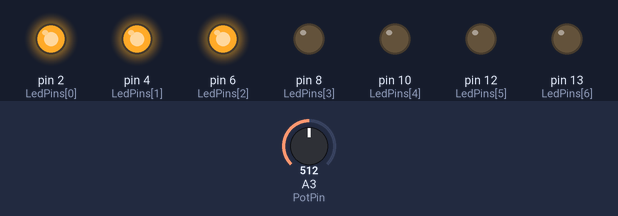
Recording of a sketch running on a simulated Arduino Uno, built with avr-gcc and run on an emulated ATmega328P. Parts: output pins drawn as LEDs (lit = HIGH). The inputs (shaded band) are chosen by the test bench; at power-on: A3 (PotPin) = 512.

Above: at 1.2 s.
1.3 s: A3 (PotPin) set to 568
2.8 s: A3 (PotPin) set to 601
At 3.8 s:
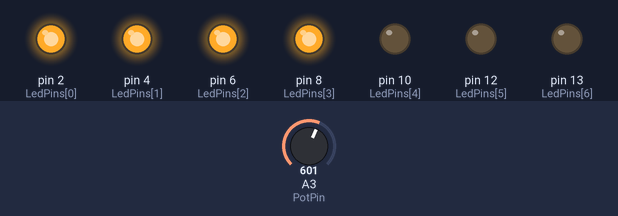
4.3 s: A3 (PotPin) set to 306
At 5.2 s:
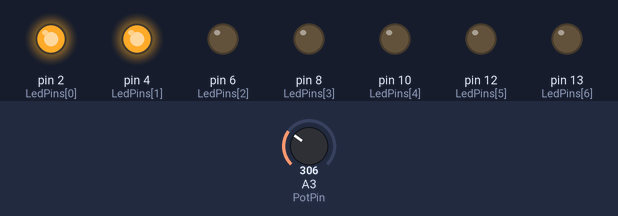
5.8 s: A3 (PotPin) set to 274
At 6.6 s:
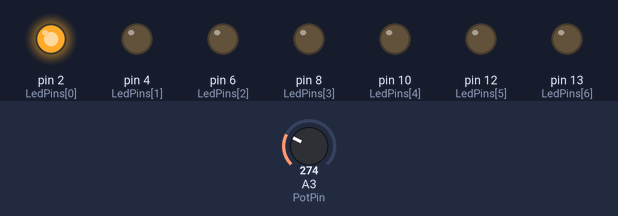
7.3 s: A3 (PotPin) set to 155
8.8 s: A3 (PotPin) set to 138
At 9.3 s:
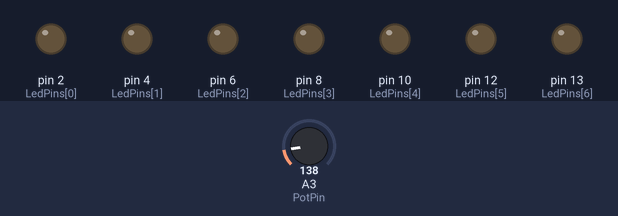
Timing chart, 0 to 11.3 s (numbered marks = the images above; inputs shaded):
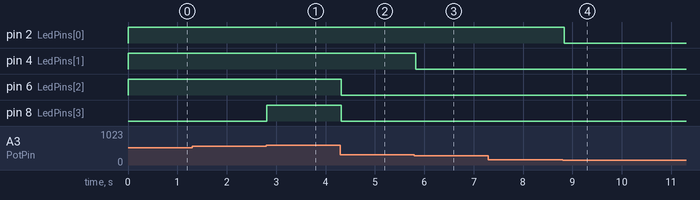

Measured:
- the behaviour switches between 584 and 585 on A3 (PotPin) (found by bisection; images 0 and 1)
- the behaviour switches between 293 and 292 on A3 (PotPin) (found by bisection; images 2 and 3)
- the behaviour switches between 147 and 146 on A3 (PotPin) (found by bisection; images 3 and 4)
- after the input at 1.3 s, every drawn part: stays the same
- after the input at 2.8 s, pin 8 (LedPins[3]): LOW → HIGH at once
- after the input at 4.3 s, pin 6 (LedPins[2]), pin 8 (LedPins[3]): HIGH → LOW at once
- after the input at 5.8 s, pin 4 (LedPins[1]): HIGH → LOW at once
- after the input at 7.3 s, every drawn part: stays the same
- after the input at 8.8 s, pin 2 (LedPins[0]): HIGH → LOW at once

The sketch:

sketch_may8a.ino
```cpp
const int PotPin = A3; // Pin voor de potentiometer
const int LedPins[] = {2, 4, 6, 8, 10, 12, 13}; // Pins voor de LEDs

void setup() {
  // LED-pinnen instellen als uitgangen
  for (int i = 0; i < 7; i++) {
    pinMode(LedPins[i], OUTPUT);
  }
}

void loop() {
  // Potentiometerwaarde lezen (0-1023)
  int potWaarde = analogRead(PotPin);

  // Potentiometerwaarde mappen naar aantal te branden LEDs (0-7)
  int Ledsnr = map(potWaarde, 0, 1023, 0, 7);

  // LEDs aansturen op basis van het aantal LEDs dat moet branden
  for (int i = 0; i < 7; i++) {
    if (i < Ledsnr) {
      digitalWrite(LedPins[i], HIGH); // LED aan
    } else {
      digitalWrite(LedPins[i], LOW); // LED uit
    }
  }

  delay(50); // Kleine vertraging voor zichtbaarheid van veranderingen
}
```
